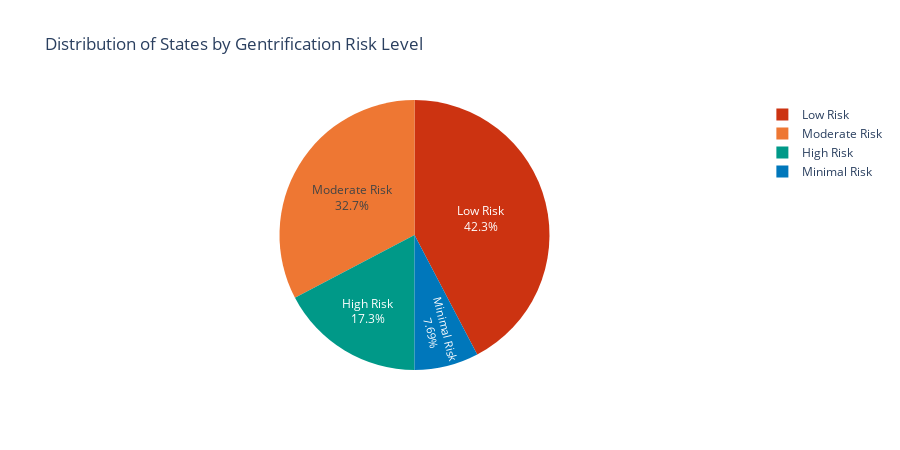

Notebook cell for this chart:
### Code cell
# Visualization: Risk Category Pie Chart
category_counts = change_df['risk_category'].value_counts()

fig = px.pie(
    values=category_counts.values,
    names=category_counts.index,
    title='Distribution of States by Gentrification Risk Level',
    color_discrete_sequence=['#CC3311', '#EE7733', '#009988', '#0077BB'],
    template='plotly_white',
)

fig.update_traces(textposition='inside', textinfo='percent+label')
fig.update_layout(height=450)
fig.show()

### Figure 1 — Plotly figure (JSON) as saved in the notebook; plotly's stock layout.template omitted (floating-point values rounded to 4 significant figures)
{"data": [{"domain": {"x": [0, 1], "y": [0, 1]}, "hovertemplate": "label=%{label}<br>value=%{value}<extra></extra>", "labels": ["Low Risk", "Moderate Risk", "High Risk", "Minimal Risk"], "legendgroup": "", "name": "", "showlegend": true, "textinfo": "percent+label", "textposition": "inside", "type": "pie", "values": [22, 17, 9, 4]}], "layout": {"height": 450, "legend": {"tracegroupgap": 0}, "piecolorway": ["#CC3311", "#EE7733", "#009988", "#0077BB"], "title": {"text": "Distribution of States by Gentrification Risk Level"}}}
